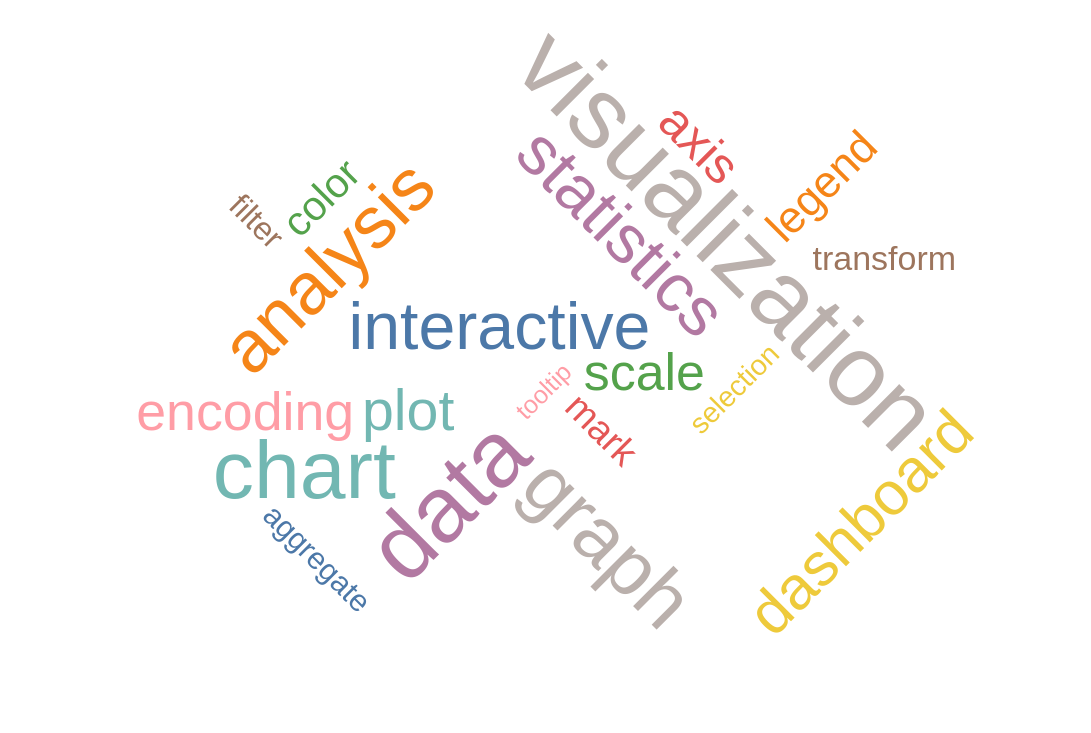

Write a Vega-Lite specification for this figure.
### Vega specification from a JSON file in a GitHub repository (floating-point values rounded to 4 significant figures)
{"$schema": "https://vega.github.io/schema/vega/v6.json", "description": "A word cloud showing word frequency.", "background": "white", "padding": 5, "width": 600, "height": 400, "style": "view", "data": [{"name": "source_0", "values": [{"word": "visualization", "count": 80}, {"word": "data", "count": 72}, {"word": "chart", "count": 60}, {"word": "graph", "count": 55}, {"word": "analysis", "count": 50}, {"word": "statistics", "count": 45}, {"word": "interactive", "count": 42}, {"word": "dashboard", "count": 38}, {"word": "plot", "count": 35}, {"word": "encoding", "count": 32}, {"word": "scale", "count": 30}, {"word": "axis", "count": 28}, {"word": "legend", "count": 25}, {"word": "color", "count": 22}, {"word": "mark", "count": 20}, {"word": "transform", "count": 18}, {"word": "filter", "count": 16}, {"word": "aggregate", "count": 15}, {"word": "selection", "count": 14}, {"word": "tooltip", "count": 12}]}], "marks": [{"name": "marks", "type": "text", "style": ["wordcloud"], "from": {"data": "source_0"}, "encode": {"update": {"fill": {"scale": "color", "field": "word"}, "ariaRoleDescription": {"value": "wordcloud"}, "description": {"signal": "\"word: \" + (isValid(datum[\"word\"]) ? isArray(datum[\"word\"]) ? join(datum[\"word\"], ' ') : datum[\"word\"] : \"\"+datum[\"word\"]) + \"; count: \" + (format(datum[\"count\"], \"\"))"}, "text": {"signal": "isValid(datum[\"word\"]) ? datum[\"word\"] : \"\"+datum[\"word\"]"}, "align": {"value": "center"}, "baseline": {"value": "alphabetic"}, "x": {"field": "x"}, "y": {"field": "y"}, "fontSize": {"field": "fontSize"}, "angle": {"field": "rotate"}, "font": {"field": "font"}, "fontStyle": {"field": "fontStyle"}, "fontWeight": {"field": "fontWeight"}}}, "transform": [{"type": "wordcloud", "size": [{"signal": "width"}, {"signal": "height"}], "text": {"field": "datum.word"}, "fontSize": {"field": "datum.count"}, "fontSizeRange": [14, 56], "rotate": {"expr": "~~(random() * 3) * 45 - 45"}, "padding": 2}]}], "scales": [{"name": "color", "type": "ordinal", "domain": {"data": "source_0", "field": "word", "sort": true}, "range": "category"}]}
